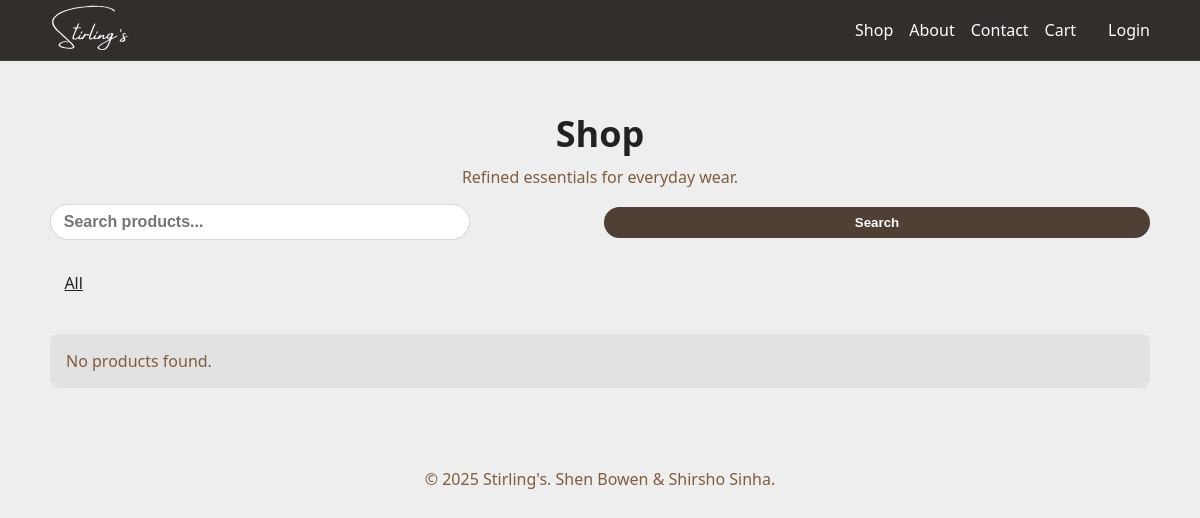
/products.php?cat=accessories, run on an earlier commit of the app's database.
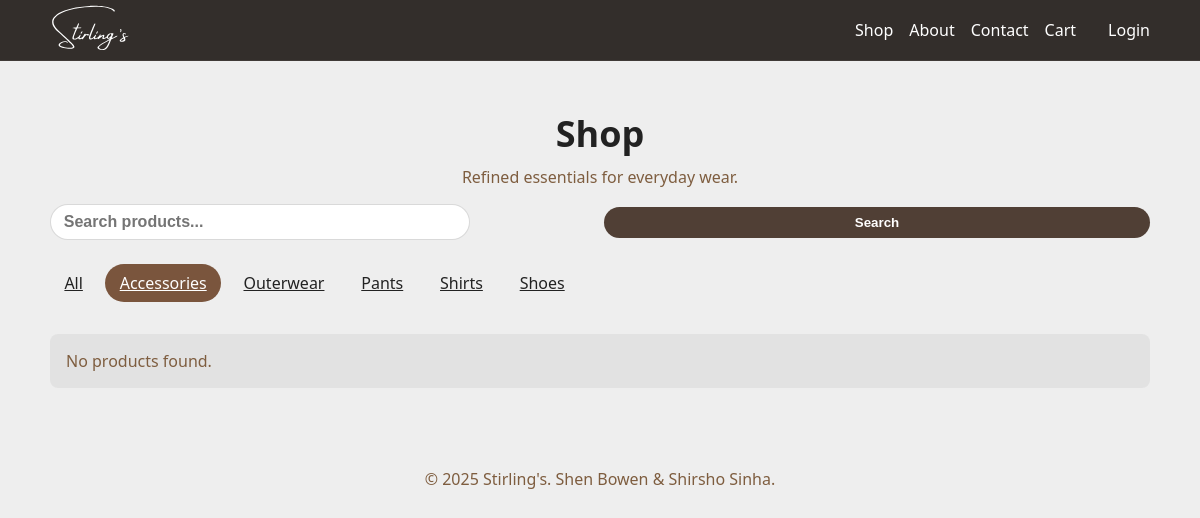
And on a later commit of the database.
### tables this page shows
CREATE TABLE categories (
  id INT AUTO_INCREMENT PRIMARY KEY,
  name VARCHAR(100) NOT NULL UNIQUE,
  slug VARCHAR(100) NOT NULL UNIQUE,
  description TEXT,
  is_active TINYINT(1) NOT NULL DEFAULT 1,
  created_at DATETIME NOT NULL DEFAULT CURRENT_TIMESTAMP
);

### products.php (the view, shortened to what this page needs)
<?php
$q = isset($_GET['q']) ? trim($_GET['q']) : '';
$cat = isset($_GET['cat']) ? trim($_GET['cat']) : '';
$categories = [];
$conn = getDBConnection();
$cres = $conn->query("SELECT id, name, slug FROM categories WHERE is_active = 1 ORDER BY name");
if ($cres) {
  while ($row = $cres->fetch_assoc()) { $categories[] = $row; }
}
$params = [];
$types = '';
$where = ['p.is_active = 1'];
if ($cat !== '') {
  $where[] = 'c.slug = ?';
  $params[] = $cat;
  $types .= 's';
}
$sql = 'SELECT p.id, p.name, p.slug, p.price, p.image_filename, c.name AS category_name, c.slug AS category_slug
        FROM products p INNER JOIN categories c ON p.category_id = c.id
        WHERE ' . implode(' AND ', $where) . ' ORDER BY p.created_at DESC';
$stmt = $conn->prepare($sql);
if (!empty($params)) { $stmt->bind_param($types, ...$params); }
$stmt->execute();
$res = $stmt->get_result();
$products = $res ? $res->fetch_all(MYSQLI_ASSOC) : [];
require __DIR__ . '/partials/header.php';
?>
<main id="main">
  <section class="shop-hero container" aria-label="Shop">
    <h1 class="shop-title">Shop</h1>
    <p class="shop-subtitle">Refined essentials for everyday wear.</p>
    <form method="GET" action="products.php" class="form-row" style="margin-top:1rem; gap:.5rem; align-items:center;">
      <input type="search" class="search" name="q" value="<?php echo htmlspecialchars($q); ?>" placeholder="Search products..." style="flex:1; max-width:420px;">
      <button type="submit" class="btn-secondary">Search</button>
    </form>
  </section>
  <nav class="category-filter container" aria-label="Browse by category">
    <ul class="category-filter__list" role="tablist">
      <li role="presentation">
        <a class="category-filter__button<?php echo $cat === '' ? ' is-active' : ''; ?>" role="tab" aria-selected="<?php echo $cat === '' ? 'true' : 'false'; ?>" href="products.php<?php echo $q !== '' ? ('?q=' . urlencode($q)) : ''; ?>">All</a>
      </li>
<?php foreach ($categories as $c): ?>
      <li role="presentation">
        <a
          class="category-filter__button<?php echo $cat === $c['slug'] ? ' is-active' : ''; ?>"
          role="tab"
          aria-selected="<?php echo $cat === $c['slug'] ? 'true' : 'false'; ?>"
          href="products.php?cat=<?php echo urlencode($c['slug']); ?><?php echo $q !== '' ? ('&q=' . urlencode($q)) : ''; ?>"
        ><?php echo htmlspecialchars($c['name']); ?></a>
      </li>
<?php endforeach; ?>
    </ul>
  </nav>
  <section class="products container">
    <?php if (empty($products)): ?>
      <div class="notice" style="margin-top:.5rem;">No products found.</div>
    <?php endif; ?>
  </section>
</main>
<?php require __DIR__ . '/partials/footer.php'; ?>

What changed in the data, as far as the page shows it:
added categories: name "Accessories", slug "accessories" (drawn)
added categories: name "Outerwear"
added categories: name "Pants"
added categories: name "Shirts"
added categories: name "Shoes"
